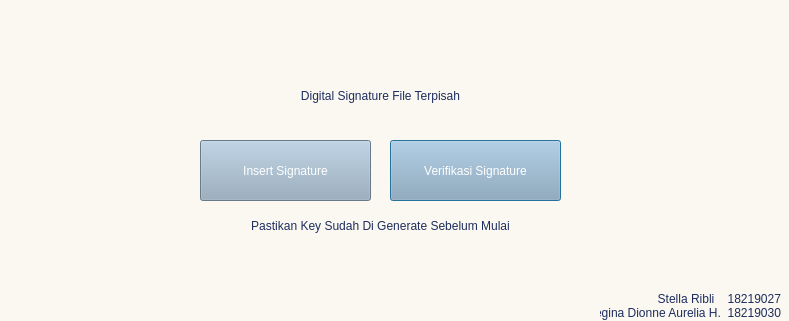
<?xml version="1.0" encoding="UTF-8"?>
<ui version="4.0">
 <class>Dialog</class>
 <widget class="QDialog" name="Dialog">
  <property name="geometry">
   <rect>
    <x>0</x>
    <y>0</y>
    <width>789</width>
    <height>321</height>
   </rect>
  </property>
  <property name="windowTitle">
   <string>Dialog</string>
  </property>
  <property name="styleSheet">
   <string notr="true">background-color: 
#FBF8F1
;</string>
  </property>
  <widget class="QPushButton" name="verifikasi">
   <property name="geometry">
    <rect>
     <x>390</x>
     <y>140</y>
     <width>171</width>
     <height>61</height>
    </rect>
   </property>
   <property name="styleSheet">
    <string notr="true">QPushButton{ 
	background-color: #92A9BD; color:#FFFFFF;
font: 15pt &quot;Mulish&quot;;color:#fff; 
	border-radius: 13.25760269165039px;
}

 QPushButton:hover {
	background-color: #7C99AC; color:#FFFFFF;
font: 15pt &quot;Mulish&quot;;color:#fff; 
	border-radius: 13.25760269165039px;
 }</string>
   </property>
   <property name="text">
    <string>Verifikasi Signature</string>
   </property>
  </widget>
  <widget class="QLabel" name="label_2">
   <property name="geometry">
    <rect>
     <x>210</x>
     <y>70</y>
     <width>341</width>
     <height>51</height>
    </rect>
   </property>
   <property name="styleSheet">
    <string notr="true">font: 20pt &quot;Mulish&quot;;color:#1D2D5E; </string>
   </property>
   <property name="text">
    <string>Digital Signature File Terpisah</string>
   </property>
   <property name="alignment">
    <set>Qt::AlignCenter</set>
   </property>
  </widget>
  <widget class="QPushButton" name="insert">
   <property name="geometry">
    <rect>
     <x>200</x>
     <y>140</y>
     <width>171</width>
     <height>61</height>
    </rect>
   </property>
   <property name="styleSheet">
    <string notr="true">QPushButton{ 
	background-color: #92A9BD; color:#FFFFFF;
font: 17pt &quot;Mulish&quot;;color:#fff; 
	border-radius: 13.25760269165039px;
}

 QPushButton:hover {
	background-color: #7C99AC; color:#FFFFFF;
font: 17pt &quot;Mulish&quot;;color:#fff; 
	border-radius: 13.25760269165039px;
 }</string>
   </property>
   <property name="text">
    <string>Insert Signature</string>
   </property>
  </widget>
  <widget class="QLabel" name="label_3">
   <property name="geometry">
    <rect>
     <x>600</x>
     <y>290</y>
     <width>181</width>
     <height>31</height>
    </rect>
   </property>
   <property name="styleSheet">
    <string notr="true">font: 10pt &quot;Mulish&quot;;color:#1D2D5E; </string>
   </property>
   <property name="text">
    <string>Stella Ribli 			18219027
Regina Dionne Aurelia H. 	18219030</string>
   </property>
   <property name="alignment">
    <set>Qt::AlignRight|Qt::AlignTrailing|Qt::AlignVCenter</set>
   </property>
  </widget>
  <widget class="QLabel" name="label_5">
   <property name="geometry">
    <rect>
     <x>200</x>
     <y>210</y>
     <width>361</width>
     <height>31</height>
    </rect>
   </property>
   <property name="styleSheet">
    <string notr="true">font: 10pt &quot;Mulish&quot;;color:#1D2D5E; </string>
   </property>
   <property name="text">
    <string>Pastikan Key Sudah Di Generate Sebelum Mulai</string>
   </property>
   <property name="alignment">
    <set>Qt::AlignCenter</set>
   </property>
  </widget>
 </widget>
 <resources/>
 <connections/>
</ui>
